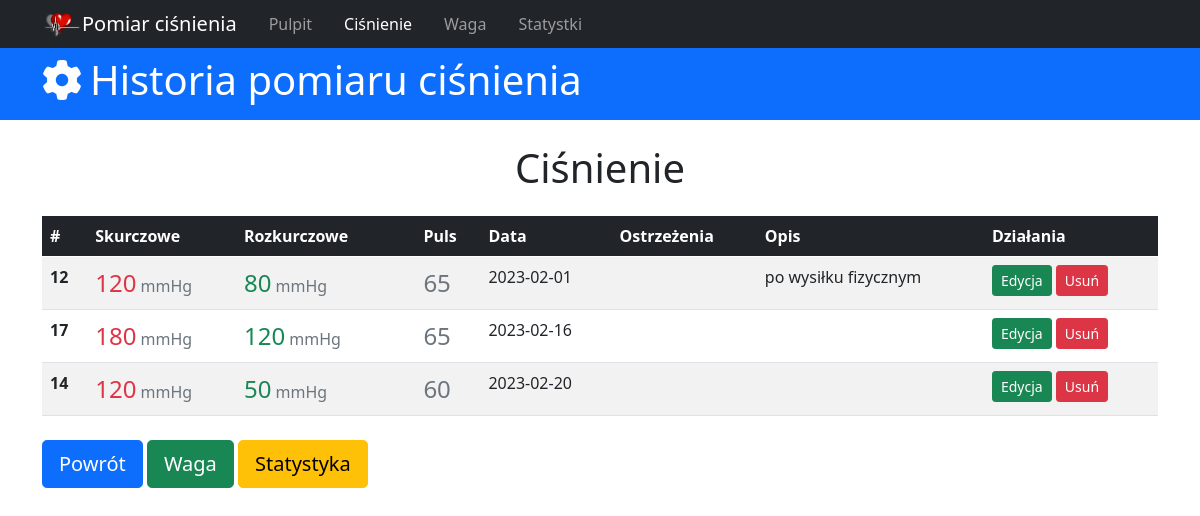
The page /pressure_history on the database as committed earlier.
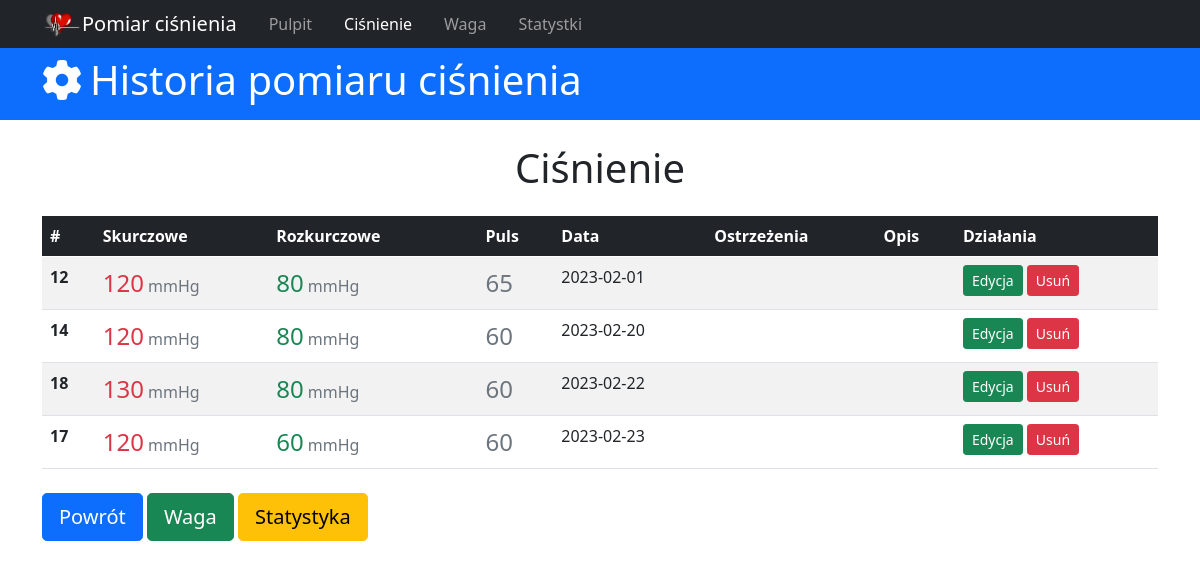
The same page on the database as committed later.
### tables this page shows
CREATE TABLE blood_pressure(id integer primary key autoincrement, upper_pressure int, down_pressure int, pressure int, date_of_pressure date not null default(date()), description text, time_of_day VARCHAR(10));

### app.py (the view)
@app.route('/pressure_history')
def pressure_history():
  db = get_db()
  sql_command = 'select id, upper_pressure, down_pressure, pressure, date_of_pressure, date_of_pressure, time_of_day, description from blood_pressure order by date_of_pressure;'
  cur = db.execute(sql_command)
  bloods = cur.fetchall()
  return render_template('cisnienie.html', active_menu='pressure_history', bloods=bloods)

### app.py (called while the page is built)
def get_db():
  if not hasattr(g, 'sqlite_db'):
    conn = sqlite3.connect(app_info['db_file'])
    conn.row_factory = sqlite3.Row
    g.sqlite_db = conn
  return g.sqlite_db

### templates/cisnienie.html (shortened to what this page needs)
{% extends 'base.html' %}  {% block content %}
<header>
  <div id="main-header" class="py-2 bg-primary text-white">
    <div class="container">
      <div class="row">
        <div class="col-md-6">
          <h1><i class="fas fa-cog pe-2"></i>Historia pomiaru ciśnienia</h1>
        </div>
      </div>
    </div>
  </div>
</header>
<div class="container">
  <h1 class="text-center mt-4">Ciśnienie</h1>
  <table class="table table-striped table-hover mt-4">
    <thead class="table-dark">
      <tr>
        <th scope="col">#</th>
        <th scope="col">Skurczowe</th>
        <th scope="col">Rozkurczowe</th>
        <th scope="col"></th>
        <th scope="col">Puls</th>
        <th scope="col">Data</th>
        <th scope="col">Ostrzeżenia</th>
        <th scope="col">Opis</th>
        <th scope="col">Działania</th>
      </tr>
    </thead>
    <tbody>
      {% for blood in bloods %}
      <tr>
        <th scope="row">{{blood.id}}</th>
        <td>
          <span class="fs-4 text-danger">{{blood.upper_pressure}}</span>
          <span class="text-muted">mmHg</span>
        </td>
        <td>
          <span class="fs-4 text-success">{{blood.down_pressure}}</span>
          <span class="text-muted">mmHg</span>
        </td>
        <td>
        </td>
        <td><span class="fs-4 text-secondary">{{blood.pressure}}</span></td>
        <td>{{blood.date_of_pressure}}</td>
        {% if (blood.upper_pressure >= 120 and blood.upper_pressure < 140) and
        (blood.down_pressure >= 80 and blood.down_pressure <= 89) %}
        <td class="">
        </td>
        {% elif blood.upper_pressure >= 140 and blood.down_pressure > 90 %}
        <td class="">
        </td>
        {% else %}
        <td class="">
        </td>
        {% endif %}
        <td>{{blood.description}}</td>
        <td>
          <a
            href="{{url_for('edit_pressure', pressure_id=blood.id)}}"
            class="btn btn-success btn-sm"
            >Edycja</a
          >
          <a
            type="button"
            class="btn btn-danger btn-sm delete-confirm"
            data-bs-toggle="modal"
            data-bs-target="#confirmDeleteModal"
            data-desc="{{'Czy usunąć ciśnienie {}/{} z dnia {}?'.format(blood.upper_pressure, blood.down_pressure, blood.date_of_pressure)}}"
            data-url="{{ url_for('delete_pressure', pressure_id=blood.id)}}"
          >
            Usuń
          </a>
        </td>
      </tr>
      {% endfor %}
    </tbody>
  </table>
  <div class="row">
    <div class="col-sm">
      <a href="{{url_for('index')}}" class="btn btn-primary btn-lg mt-2"
        >Powrót</a
      >
      <a href="#" class="btn btn-success btn-lg mt-2">Waga</a>
      <a href="#" class="btn btn-warning btn-lg mt-2">Statystyka</a>
    </div>
  </div>
</div>
{% endblock %}

### templates/base.html (shortened to what this page needs)
<!DOCTYPE html>
<html lang="pl">
  <head>
    <link
      href="https://cdn.jsdelivr.net/npm/bootstrap@5.0.2/dist/css/bootstrap.min.css"
      rel="stylesheet"
    />
    <link rel="stylesheet" href="{{url_for('static', filename='style.css')}}" />
  </head>
  <body>
    {% include 'menu.html' %} {% block content %}{% endblock %}
  </body>
</html>

### templates/menu.html (shortened to what this page needs)
<nav class="navbar navbar-expand-sm navbar-dark bg-dark p-1">
  <div class="container">
    <a class="navbar-brand" href="{{url_for('index')}}"
      ><img src="{{url_for('static', filename='heart_sm.png')}}" alt="" />Pomiar
      ciśnienia</a
    >
    <div class="collapse navbar-collapse" id="navbarNav">
      <ul class="navbar-nav">
        <li class="nav-item px-2">
          <a
            class="nav-link {{'active' if active_menu=='home'}}"
            aria-current="page"
            href="{{url_for('index')}}"
            >Pulpit</a
          >
        </li>
        <li class="nav-item px-2">
          <a
            class="nav-link {{'active' if active_menu=='pressure_history'}}"
            href="{{url_for('pressure_history')}}"
            >Ciśnienie</a
          >
        </li>
        <li class="nav-item px-2">
          <a class="nav-link" href="#">Waga</a>
        </li>
        <li class="nav-item px-2">
          <a href="#" class="nav-link">Statystki</a>
        </li>
      </ul>
    </div>
  </div>
</nav>

### static/style.css (style rules this page uses)
.container { max-width: 1140px; }

Rows that differ between the two databases and show on the page:
changed blood_pressure id 12: description "po wysiłku fizycznym" → (not shown)
changed blood_pressure id 14: down_pressure "50" → "80"; moves up the list
added blood_pressure: id "18", upper_pressure "130", down_pressure "80", pressure "60", date_of_pressure "2023-02-22"
changed blood_pressure id 17: upper_pressure "180" → "120"; down_pressure "120" → "60"; pressure "65" → "60"; date_of_pressure "2023-02-16" → "2023-02-23"
